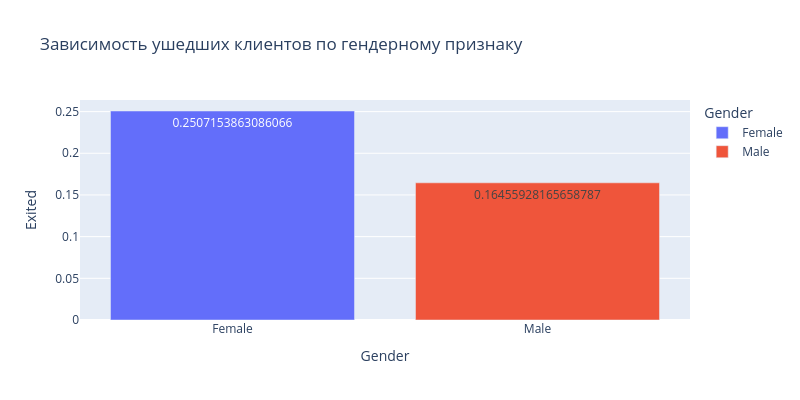

This figure's notebook cell:
### Code cell
#считаем средний процент ушедших клиентов
bar_data = churn_data.groupby(
    by='Gender',
    as_index=False
)[['Exited']].mean()

fig = px.bar(
    data_frame=bar_data, 
    x="Gender", 
    y="Exited", 
    color='Gender', 
    text = 'Exited', 
    orientation='v', 
    height=400, 
    width=800, 
    title='Зависимость ушедших клиентов по гендерному признаку' 
)

fig.show()

### Figure 1 — Plotly figure (JSON) as saved in the notebook; plotly's stock layout.template omitted (floating-point values rounded to 4 significant figures)
{"data": [{"hovertemplate": "Gender=%{x}<br>Exited=%{text}<extra></extra>", "legendgroup": "Female", "marker": {"color": "#636efa", "pattern": {"shape": ""}}, "name": "Female", "orientation": "v", "showlegend": true, "text": [0.2507], "textposition": "auto", "type": "bar", "x": ["Female"], "xaxis": "x", "y": [0.2507], "yaxis": "y"}, {"hovertemplate": "Gender=%{x}<br>Exited=%{text}<extra></extra>", "legendgroup": "Male", "marker": {"color": "#EF553B", "pattern": {"shape": ""}}, "name": "Male", "orientation": "v", "showlegend": true, "text": [0.1646], "textposition": "auto", "type": "bar", "x": ["Male"], "xaxis": "x", "y": [0.1646], "yaxis": "y"}], "layout": {"barmode": "relative", "height": 400, "legend": {"title": {"text": "Gender"}, "tracegroupgap": 0}, "title": {"text": "Зависимость ушедших клиентов по гендерному признаку"}, "width": 800, "xaxis": {"anchor": "y", "categoryarray": ["Female", "Male"], "categoryorder": "array", "domain": [0, 1], "title": {"text": "Gender"}}, "yaxis": {"anchor": "x", "domain": [0, 1], "title": {"text": "Exited"}}}}
